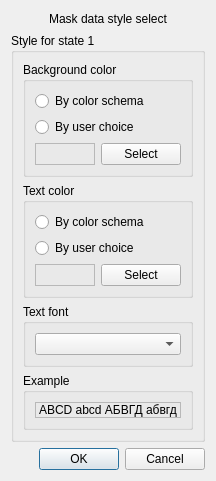
<?xml version="1.0" encoding="UTF-8"?>
<ui version="4.0">
 <class>DialogColorSt1</class>
 <widget class="QDialog" name="DialogColorSt1">
  <property name="geometry">
   <rect>
    <x>0</x>
    <y>0</y>
    <width>188</width>
    <height>438</height>
   </rect>
  </property>
  <property name="windowTitle">
   <string>Dialog</string>
  </property>
  <layout class="QGridLayout" name="gridLayout_6">
   <item row="0" column="0">
    <widget class="QLabel" name="lblTitle">
     <property name="sizePolicy">
      <sizepolicy hsizetype="Preferred" vsizetype="Maximum">
       <horstretch>0</horstretch>
       <verstretch>0</verstretch>
      </sizepolicy>
     </property>
     <property name="minimumSize">
      <size>
       <width>0</width>
       <height>16</height>
      </size>
     </property>
     <property name="text">
      <string>Mask data style select</string>
     </property>
     <property name="alignment">
      <set>Qt::AlignCenter</set>
     </property>
    </widget>
   </item>
   <item row="1" column="0">
    <widget class="QGroupBox" name="groupBox">
     <property name="title">
      <string>Style for state 1</string>
     </property>
     <layout class="QGridLayout" name="gridLayout_4" rowstretch="0,0,0,1">
      <item row="0" column="0">
       <widget class="QGroupBox" name="groupBox_2">
        <property name="title">
         <string>Background color</string>
        </property>
        <layout class="QGridLayout" name="gridLayout_2">
         <item row="0" column="0" colspan="2">
          <widget class="QRadioButton" name="rbtState1BackgroundColorDefault">
           <property name="text">
            <string>By color schema</string>
           </property>
          </widget>
         </item>
         <item row="1" column="0" colspan="2">
          <widget class="QRadioButton" name="rbtState1BackgroundColorByUser">
           <property name="text">
            <string>By user choice</string>
           </property>
          </widget>
         </item>
         <item row="2" column="0">
          <widget class="QLabel" name="lblState1BackgroundColor">
           <property name="frameShape">
            <enum>QFrame::StyledPanel</enum>
           </property>
           <property name="text">
            <string/>
           </property>
          </widget>
         </item>
         <item row="2" column="1">
          <widget class="QPushButton" name="btnState1BackgroundColor">
           <property name="text">
            <string>Select</string>
           </property>
          </widget>
         </item>
        </layout>
       </widget>
      </item>
      <item row="1" column="0">
       <widget class="QGroupBox" name="groupBox_4">
        <property name="title">
         <string>Text color</string>
        </property>
        <layout class="QGridLayout" name="gridLayout_3">
         <item row="0" column="0" colspan="2">
          <widget class="QRadioButton" name="rbtState1TextColorDefault">
           <property name="text">
            <string>By color schema</string>
           </property>
          </widget>
         </item>
         <item row="1" column="0" colspan="2">
          <widget class="QRadioButton" name="rbtState1TextColorByUser">
           <property name="text">
            <string>By user choice</string>
           </property>
          </widget>
         </item>
         <item row="2" column="0">
          <widget class="QLabel" name="lblState1TextColor">
           <property name="frameShape">
            <enum>QFrame::StyledPanel</enum>
           </property>
           <property name="text">
            <string/>
           </property>
          </widget>
         </item>
         <item row="2" column="1">
          <widget class="QPushButton" name="btnState1TextColor">
           <property name="text">
            <string>Select</string>
           </property>
          </widget>
         </item>
        </layout>
       </widget>
      </item>
      <item row="2" column="0">
       <widget class="QGroupBox" name="grpState1TextFont">
        <property name="title">
         <string>Text font</string>
        </property>
        <layout class="QGridLayout" name="gridLayout_5">
         <item row="0" column="0">
          <widget class="QComboBox" name="cmbState1TextFont"/>
         </item>
        </layout>
       </widget>
      </item>
      <item row="3" column="0">
       <widget class="QGroupBox" name="groupBox_3">
        <property name="title">
         <string>Example</string>
        </property>
        <layout class="QGridLayout" name="gridLayout">
         <item row="0" column="0">
          <widget class="QLabel" name="lblState1Example">
           <property name="frameShape">
            <enum>QFrame::StyledPanel</enum>
           </property>
           <property name="frameShadow">
            <enum>QFrame::Sunken</enum>
           </property>
           <property name="text">
            <string>ABCD abcd АБВГД абвгд</string>
           </property>
          </widget>
         </item>
        </layout>
       </widget>
      </item>
     </layout>
    </widget>
   </item>
   <item row="2" column="0">
    <widget class="QDialogButtonBox" name="buttonBox">
     <property name="orientation">
      <enum>Qt::Horizontal</enum>
     </property>
     <property name="standardButtons">
      <set>QDialogButtonBox::Cancel|QDialogButtonBox::Ok</set>
     </property>
    </widget>
   </item>
  </layout>
 </widget>
 <resources/>
 <connections>
  <connection>
   <sender>buttonBox</sender>
   <signal>accepted()</signal>
   <receiver>DialogColorSt1</receiver>
   <slot>accept()</slot>
   <hints>
    <hint type="sourcelabel">
     <x>248</x>
     <y>254</y>
    </hint>
    <hint type="destinationlabel">
     <x>157</x>
     <y>274</y>
    </hint>
   </hints>
  </connection>
  <connection>
   <sender>buttonBox</sender>
   <signal>rejected()</signal>
   <receiver>DialogColorSt1</receiver>
   <slot>reject()</slot>
   <hints>
    <hint type="sourcelabel">
     <x>316</x>
     <y>260</y>
    </hint>
    <hint type="destinationlabel">
     <x>286</x>
     <y>274</y>
    </hint>
   </hints>
  </connection>
 </connections>
</ui>
